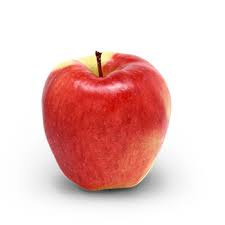
#> input picture img/apple4.jpg, 225 x 225 px, found by its file name
$ python feature_detect.py
#> lines starting #> are read from the running program, lines starting #| are printed output that depends on the picture
import cv2
import numpy as np
import matplotlib.pyplot as plt

file = "/home/bhavik/projects/cv/img/apple4.jpg"
img = cv2.imread(file)
#> img is the input picture: shape (225, 225, 3); mean B, G, R 196.3, 199.1, 237
gray = cv2.cvtColor(img, cv2.COLOR_BGR2GRAY)
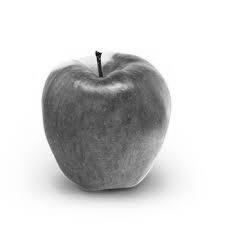
#> gray: shape (225, 225); min 8, max 255, mean 210.1

print(gray.dtype) # uint8
#| uint8

gray = np.float32(gray) # Convert img to float32

print(gray.dtype) # float32
#| float32

# [74 lines of commented-out code are left out]

orb = cv2.ORB_create()
kp = orb.detect(img, None)
#> kp = 192 keypoints; strongest (x, y, size): (100, 54, 31), (96, 53, 31), (100, 53, 37.2), (99, 53, 44.6)
kp, des = orb.compute(img, kp)
img = cv2.drawKeypoints(img, kp, None, (0,255,0),0)
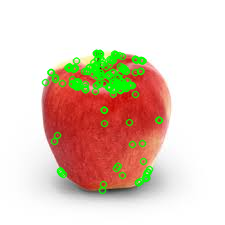
#> img: shape (225, 225, 3); mean B, G, R 191.8, 205.8, 227.2

cv2.imshow('orb', img)
cv2.waitKey(3000)

########### Matching
img1 = img2 = img

kp1, des1 = orb.detectAndCompute(img1,None)
#> kp1 = 325 keypoints; strongest (x, y, size): (50, 71, 31), (48, 71, 31), (50, 69, 31), (93, 52, 31)
kp2, des2 = orb.detectAndCompute(img2,None)
#> kp2 has the same summary as kp1

bf = cv2.BFMatcher(cv2.NORM_HAMMING, crossCheck=True)

matches = bf.match(des1,des2)
#> matches = 325 matches

matches = sorted(matches, key = lambda x:x.distance)

img3 = cv2.drawMatches(img1,kp1,img2,kp2,matches[:10],None,flags=cv2.DrawMatchesFlags_NOT_DRAW_SINGLE_POINTS)
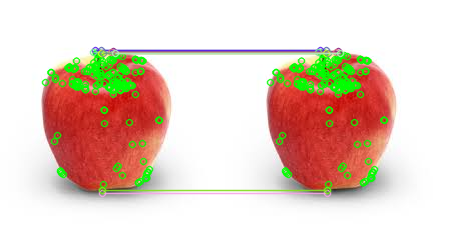
#> img3: shape (225, 450, 3); mean B, G, R 190.8, 204.3, 226.3
plt.imshow(img3),plt.show()

$ run again, with img/apple1.jpg copied over img/apple4.jpg
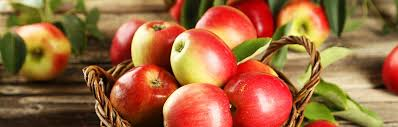
#> input picture img/apple1.jpg, 398 x 127 px, found by its file name
#> img is the input picture: shape (127, 398, 3); mean B, G, R 62.8, 103.5, 158.4
#> `gray = cv2.cvtColor(img, cv2.COLOR_BGR2GRAY)`:
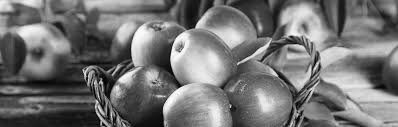
#> gray: shape (127, 398); min 2, max 253, mean 115.3
#| uint8
#| float32
#> kp = 312 keypoints; strongest (x, y, size): (98, 81, 31), (85, 69, 31), (101, 79, 31), (319, 64, 31)
#> kp1 = 318 keypoints; strongest (x, y, size): (172, 54, 31), (171, 56, 31), (108, 93, 31), (169, 71, 31)
#> kp2 has the same summary as kp1
#> matches = 318 matches
#> `img3 = cv2.drawMatches(img1,kp1,img2,kp2,matches[:10],None,flags=cv2.D..`:
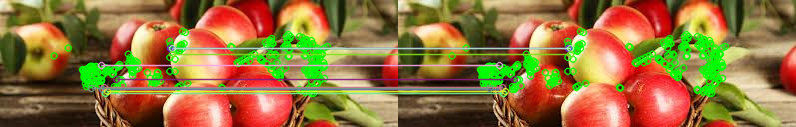
#> img3: shape (127, 796, 3); mean B, G, R 61.9, 115.5, 147.9

$ run again, with img/apple10.jpg copied over img/apple4.jpg
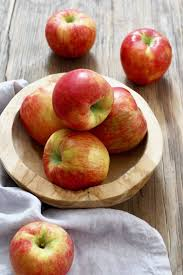
#> input picture img/apple10.jpg, 183 x 275 px, found by its file name
#> img is the input picture: shape (275, 183, 3); mean B, G, R 121.5, 138.6, 172.7
#> `gray = cv2.cvtColor(img, cv2.COLOR_BGR2GRAY)`:
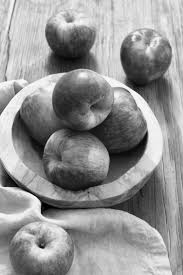
#> gray: shape (275, 183); min 0, max 255, mean 146.8
#| uint8
#| float32
#> kp = 385 keypoints; strongest (x, y, size): (41, 212, 37.2), (41, 213, 31), (40, 202, 37.2), (44, 215, 31)
#> kp1 = 400 keypoints; strongest (x, y, size): (44, 206, 31), (41, 207, 31), (64, 188, 31), (43, 208, 37.2)
#> kp2 has the same summary as kp1
#> matches = 400 matches
#> `img3 = cv2.drawMatches(img1,kp1,img2,kp2,matches[:10],None,flags=cv2.D..`:
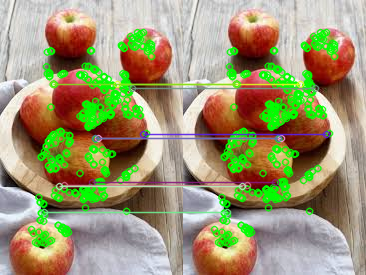
#> img3: shape (275, 366, 3); mean B, G, R 114.3, 151.3, 156.3

$ run again, with img/apple11.jpg copied over img/apple4.jpg
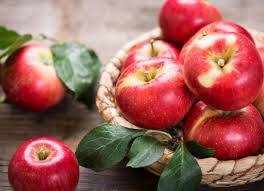
#> input picture img/apple11.jpg, 264 x 191 px, found by its file name
#> img is the input picture: shape (191, 264, 3); mean B, G, R 92.1, 99.5, 158
#> `gray = cv2.cvtColor(img, cv2.COLOR_BGR2GRAY)`:
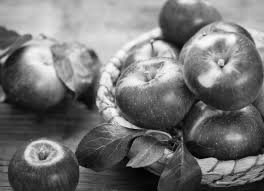
#> gray: shape (191, 264); min 1, max 254, mean 116.1
#| uint8
#| float32
#> kp = 414 keypoints; strongest (x, y, size): (221, 66, 31), (225, 63, 31), (118, 71, 31), (90, 87, 77.1)
#> kp1 = 399 keypoints; strongest (x, y, size): (82, 97, 31), (200, 158, 31), (172, 147, 31), (80, 100, 31)
#> kp2 has the same summary as kp1
#> matches = 399 matches
#> `img3 = cv2.drawMatches(img1,kp1,img2,kp2,matches[:10],None,flags=cv2.D..`:
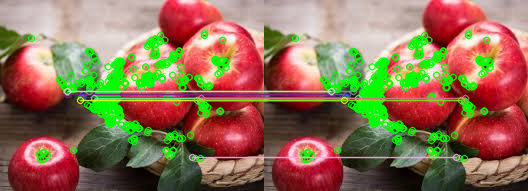
#> img3: shape (191, 528, 3); mean B, G, R 85.7, 113.1, 143.5
